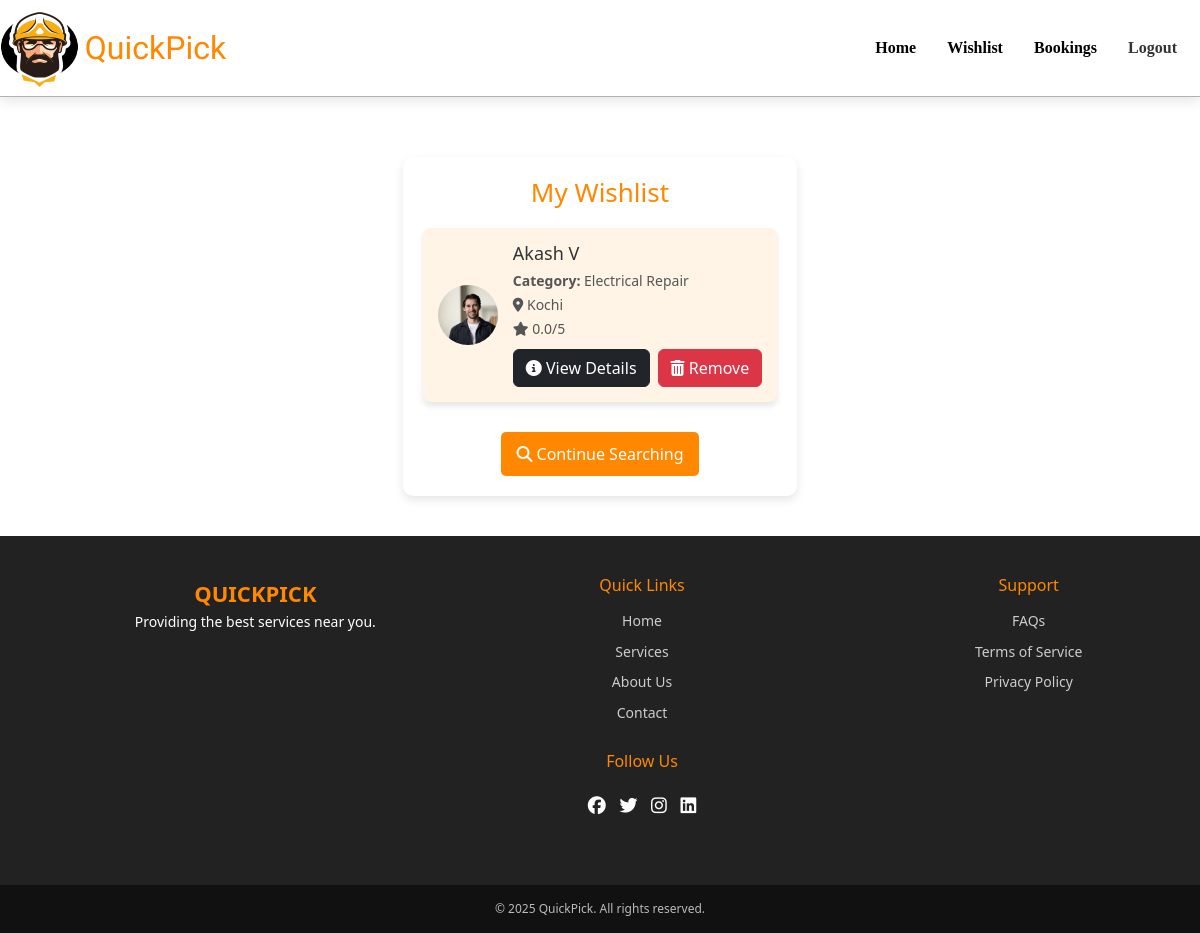
The page /viewWishlist (signed in) on the database as committed earlier.
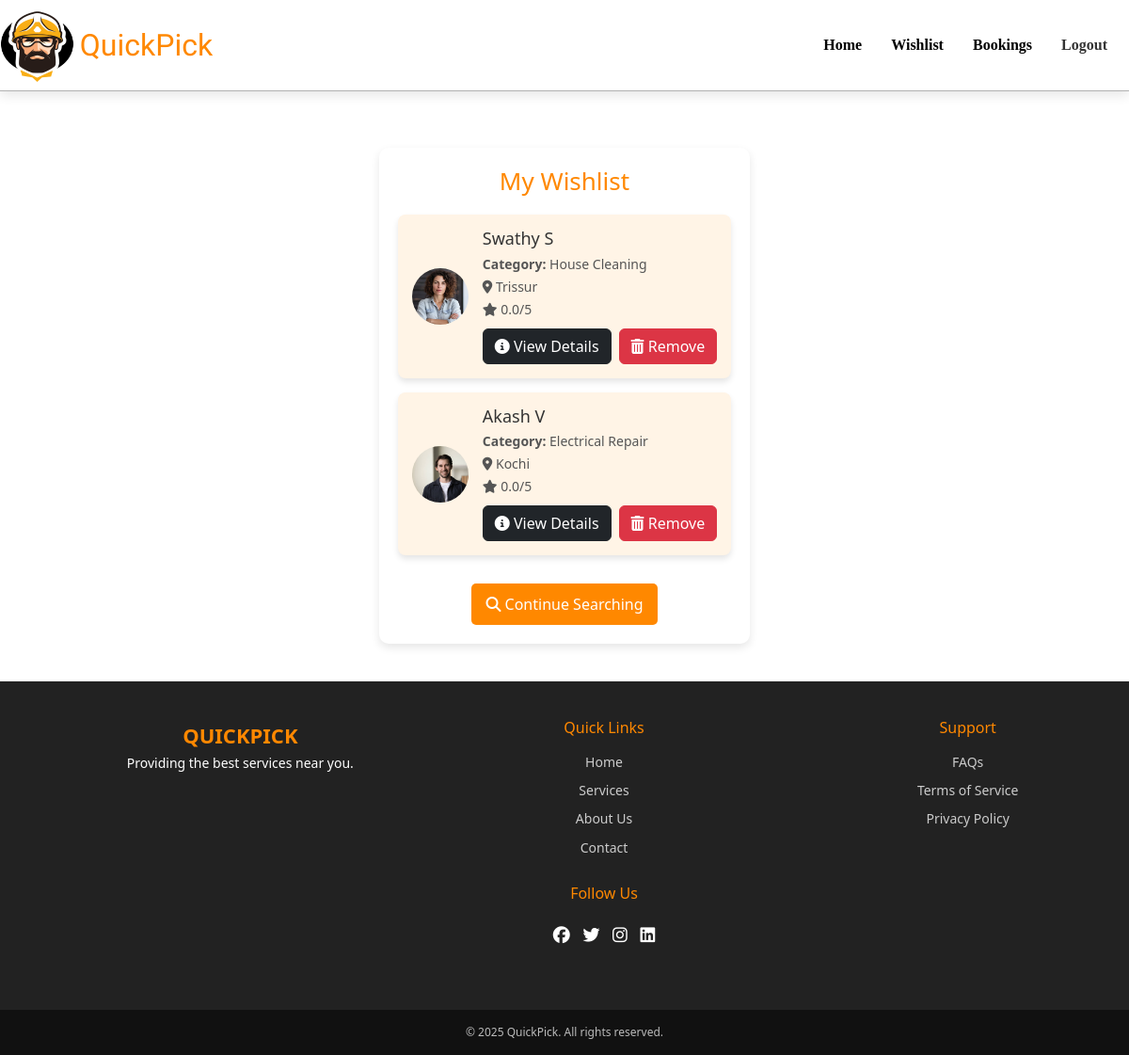
The same page on the database as committed later.
### app/models.py (models this page shows, shortened)
class Wishlist(models.Model):
    user=models.ForeignKey(User,on_delete=models.CASCADE)
    pro=models.ForeignKey(ServiceProvider,on_delete=models.CASCADE)

class ServiceProvider(models.Model):
    category = models.ForeignKey(Category, on_delete=models.CASCADE)
    profile = models.FileField()
    name = models.TextField()
    phone = models.IntegerField(unique=True)
    experience = models.IntegerField()
    availability = models.BooleanField(default=True)
    rating = models.FloatField(default=0.0)
    location = models.TextField()
    des = models.TextField()
    charge = models.FloatField()
    working_hours = models.TextField()

class Category(models.Model):
    category = models.TextField()
    img = models.FileField()

### app/views.py (the view)
# urls.py: path('viewWishlist',views.viewWishlist),
def viewWishlist(req):
    if 'user' in req.session:
        user=User.objects.get(username=req.session['user'])
        data=Wishlist.objects.filter(user=user)
        return render(req,'user/wishlist.html',{'data':data})
    else:
        return redirect(user_login)

### templates/user/wishlist.html (shortened to what this page needs)
<!DOCTYPE html>
<html lang="en">
<head>
    {% load static %}
    <link rel="stylesheet" href="{% static 'css/wishlist_style.css' %}">
    <link rel="stylesheet" href="{% static 'css/footer.css' %}">
    <link href="https://cdn.jsdelivr.net/npm/bootstrap@5.3.3/dist/css/bootstrap.min.css" rel="stylesheet">
    <link rel="stylesheet" href="https://cdnjs.cloudflare.com/ajax/libs/font-awesome/6.5.1/css/all.min.css">
    <link href="https://cdn.jsdelivr.net/npm/bootstrap@5.3.3/dist/css/bootstrap.min.css" rel="stylesheet">
</head>
<body>
    <nav class="navbar navbar-expand-lg">
        <img src="static/logo.png" alt="logo" width="80" height="80">
        <a class="navbar-brand" href="#">QuickPick</a>
        <div class="collapse navbar-collapse" id="navbarNav">
          <ul class="navbar-nav ms-auto">
            <li class="nav-item">
              <a class="nav-link active" href="../../">Home</a>
            </li>
            <li class="nav-item">
              <a class="nav-link active" href="../../viewWishlist">Wishlist</a>
            </li>
            <li class="nav-item">
              <a class="nav-link active" href="../../user_bookings">Bookings</a>
            </li>
            <li class="nav-item">
              <a class="nav-link" href="logout">Logout</a>
            </li>
          </ul>
        </div>
      </nav>
    <div class="wishlist-container">
        <h2 class="wishlist-title">My Wishlist</h2>
        {% if data %}
            <div class="wishlist-grid">
                {% for item in data %}
                    <div class="wishlist-card">
                        <img src="{{ item.pro.profile.url }}" alt="{{ item.pro.name }}" class="wishlist-img">
                        <div class="wishlist-info">
                            <h4>{{ item.pro.name }}</h4>
                            <p><strong>Category:</strong> {{ item.pro.category.category }}</p>
                            <p><i class="fas fa-map-marker-alt"></i> {{ item.pro.location }}</p>
                            <p><i class="fas fa-star"></i> {{ item.pro.rating }}/5</p>
                            <div class="wishlist-buttons">
                                <a href="../../view_details/{{item.pro.id}}" class="btn btn-dark">
                                    <i class="fas fa-info-circle"></i> View Details
                                </a>
                                <a href="../../deleteWishlist/{{item.id}}" class="btn btn-danger">
                                    <i class="fas fa-trash-alt"></i> Remove
                                </a>
                            </div>
                        </div>
                    </div>
                {% endfor %}
            </div>
        {% else %}
            <p class="empty-message">No items in your wishlist.</p>
        {% endif %}
        <div class="wishlist-footer">
            <a href="../../" class="btn-continue">
                <i class="fas fa-search"></i> Continue Searching
            </a>
        </div>
    </div>
    <footer class="footer">
        <div class="footer-section">
            <div class="footer-logo">QuickPick</div>
            <p>Providing the best services near you.</p>
        </div>
        <div class="footer-section footer-links">
            <h4>Quick Links</h4>
            <a href="#">Home</a>
            <a href="#">Services</a>
            <a href="#">About Us</a>
            <a href="#">Contact</a>
        </div>
        <div class="footer-section footer-links">
            <h4>Support</h4>
            <a href="#">FAQs</a>
            <a href="#">Terms of Service</a>
            <a href="#">Privacy Policy</a>
        </div>
        <div class="footer-section">
            <h4>Follow Us</h4>
            <div class="footer-social">
                <a href="#"><i class="fab fa-facebook"></i></a>
                <a href="#"><i class="fab fa-twitter"></i></a>
                <a href="#"><i class="fab fa-instagram"></i></a>
                <a href="#"><i class="fab fa-linkedin"></i></a>
            </div>
        </div>
    </footer>
    <div class="footer-bottom">
        &copy; 2025 QuickPick. All rights reserved.
    </div>
</body>
</html>

### static/css/wishlist_style.css (style rules this page uses)
.navbar { background-color: #fff; box-shadow: 0 4px 12px rgba(0, 0, 0, 0.1); padding: 15px 20px; transition: all 0.3s ease; border-bottom: 1px solid rgba(0, 0, 0, 0.301); margin-bottom:20px; }
.navbar-brand { font-size: 2rem !important; font-family: "Sigmar", serif; font-weight: 400; font-style: normal; color: #ff8800 !important; transition: all 0.3s ease; margin-left: 0.4vw; }
.navbar-nav .nav-item .nav-link { font-size: 1rem; color: #333; margin-right: 15px; transition: all 0.3s ease; font-family: "Dancing Script", serif; font-optical-sizing: auto; font-weight: 700; font-style: normal; }
body { display: flex; flex-direction: column; font-family: Arial, sans-serif; background-color: #f8f9fa; }
html, body { height: 100%; margin: 0; padding: 0; }
.wishlist-container { flex-grow: 1; max-width: 500px; margin: 40px auto; padding: 20px; background: white; border-radius: 10px; box-shadow: 0 4px 10px rgba(0, 0, 0, 0.1); text-align: center; }
.wishlist-title { font-size: 26px; color: #ff8800; margin-bottom: 20px; }
.wishlist-grid { display: flex; flex-direction: column; gap: 15px; }
.wishlist-card { background: #fff4e6; border-radius: 8px; padding: 15px; box-shadow: 0 4px 6px rgba(0, 0, 0, 0.1); display: flex; align-items: center; transition: 0.3s; }
.wishlist-img { width: 60px; height: 60px; border-radius: 50%; object-fit: cover; margin-right: 15px; }
.wishlist-info { text-align: left; flex: 1; }
.wishlist-info h4 { font-size: 18px; color: #333; margin-bottom: 5px; }
.wishlist-info p { font-size: 14px; color: #555; margin: 3px 0; }
.wishlist-buttons { display: flex; gap: 8px; margin-top: 10px; }
.btn { padding: 6px 10px; font-size: 14px; border-radius: 5px; transition: 0.3s; text-decoration: none; }
.btn-danger { background-color: #dc3545; color: white; border: none; }
.wishlist-footer { margin-top: 30px; }
.btn-continue { display: inline-block; padding: 10px 15px; font-size: 16px; background-color: #ff8800 !important; color: white; border-radius: 5px; text-decoration: none; transition: 0.3s; }
footer { background-color: #333; color: white; text-align: center; padding: 20px; width: 100%; position: relative; margin-top: auto; }
.footer-bottom { background-color: #222; color: white; text-align: center; padding: 10px; font-size: 14px; }

### static/css/footer.css (style rules this page uses)
.footer { background: #222; background-size:100%; color: white; padding: 40px 20px; font-size: 14px; line-height: 1.6; display: flex; flex-wrap: wrap; justify-content: space-between; align-items: flex-start; }
.footer-section { margin-left:7vw; flex: 1; min-width: 250px; margin-bottom: 20px; }
.footer-logo { font-size: 22px; font-weight: bold; color: #ff8800; text-transform: uppercase; }
.footer-section h4 { font-size: 16px; margin-bottom: 15px; color: #ff8800; }
.footer-links a { display: block; color: #ccc; text-decoration: none; margin-bottom: 8px; transition: color 0.3s; }
.footer-social a { display: inline-block; margin: 5px; color: white; font-size: 18px; transition: color 0.3s; }
.footer-bottom { text-align: center; padding: 15px; background: #111; font-size: 12px; color: #bbb; }

Rows that differ between the two databases and show on the page:
added Wishlist: pro.profile (picture), pro.name "Swathy S", pro.category.category "House Cleaning", pro.location "Trissur", pro.rating "0.0"
